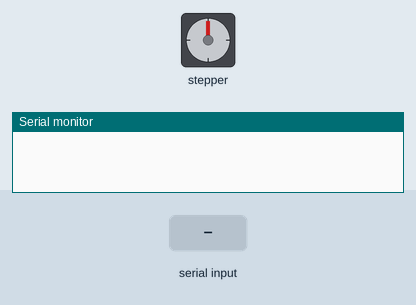
The sketch below on a simulated Arduino Uno, built with avr-gcc and run on an emulated ATmega328P. On the bench: stepper motor, the last lines printed to the serial monitor. The test bench sets the inputs (shaded band). Stepper angles assume 200 steps per turn.

Above: at 1.2 s.
1.3 s: "4" received over Serial
At 3.5 s:
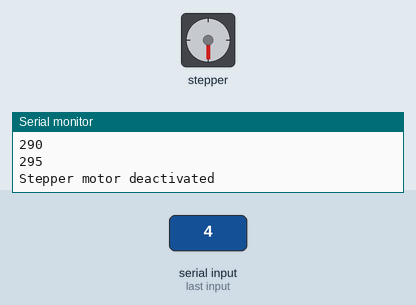
4.3 s: "v,45\n" received over Serial
At 5.1 s:
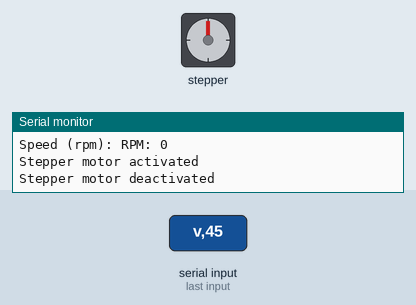
7.3 s: "90,45\n" received over Serial
At 8.5 s:
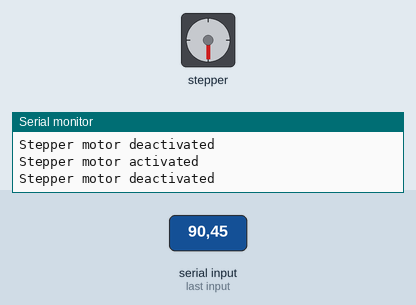
8.8 s: "6" received over Serial
At 8.95 s:
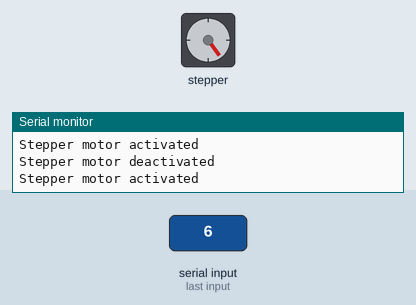
Timing chart, 0 to 11.7 s (numbered marks = the images above; inputs shaded):
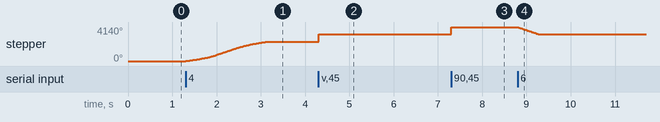

The sketch:

arduino_stepper_motor.ino
```cpp
/*
 Stepper Motor Control for INT project
 Based on https://docs.arduino.cc/learn/electronics/stepper-motors/

 */
#include <Stepper.h>
int val=0;
int rpm = 300;
const int stepsPerRevolution = 200;  // change this to fit the number of steps per revolution
const bool debugMode = false;
//const float 3.0; //Cm for 1 revolution
// for your motor

// initialize the stepper library on pins 8 through 11:
Stepper myStepper(stepsPerRevolution, 8, 9, 10, 11);
void allumer(){
  Serial.println("Stepper motor activated");
  digitalWrite(8, HIGH);
  digitalWrite(9, LOW);
  digitalWrite(10, HIGH);
  digitalWrite(11, LOW);
}
void eteindre(){
 Serial.println("Stepper motor deactivated");
  digitalWrite(8, LOW);
  digitalWrite(9, LOW);
  digitalWrite(10, LOW);
  digitalWrite(11, LOW);
}

void setup() {
  Serial.begin(9600);
}

void loop() {
  val=Serial.read();
  if(val=='1'){
     allumer();
  }
  if(val=='v'){
    Serial.print("Speed (rpm): ");
    int indexDec = 0, indexNumObtained=1;
    int numObtained[3];
    rpm = 0;
    while(val != ';' && val!=13 && val != ',' && val != '.'){
      val=Serial.read();
      if(val>='0' && val<'9'){
        numObtained[indexDec] = val-'0';
        indexDec++;

        if(debugMode){
          Serial.print("Num obtained: ");
          Serial.print(val-'0');

          Serial.println("Array: ");
          for(int i=0; i<3; i++){
            Serial.println(numObtained[i]);
          }
        }
      }
      //rpm = rpm + indexDec * val-'0';
      //Serial.println(rpm);
      //indexDec++;
    }
    for(int i=indexDec-1; i>=0; i--){
        rpm = rpm + indexNumObtained * numObtained[i];
        indexNumObtained*=10;
        if(debugMode){
          Serial.print("Num obtained at index : ");
          Serial.print(i);
          Serial.print(" : ");
          Serial.print(numObtained[i]);
          Serial.print(",  RPM: ");
          Serial.print(rpm);
          Serial.print(",  Index: ");
          Serial.println(indexNumObtained);
        }

      }
      Serial.print("RPM: ");
      Serial.println(rpm);
     //allumer();

  }
  if(val=='0'){
    eteindre();
  }
  if(val=='4'){
    allumer();
    for(int i=100; i<rpm; i+=5){
      Serial.println(i);
      myStepper.setSpeed(i);
      myStepper.step(10);
    }
    myStepper.setSpeed(rpm);
    myStepper.step(100*5);
    for(int i=rpm; i>100; i-=5){
      myStepper.setSpeed(i);
      myStepper.step(10);
    }
    eteindre();
  }
  if(val=='6'){
    allumer();
    myStepper.setSpeed(300);
    myStepper.step(-100*5);
    eteindre();
  }
}
```

Measured:
- after the input at 1.3 s, stepper: turns 2340° clockwise in 1.8 s, starting at once
- after the input at 4.3 s, stepper: turns 900° clockwise, starting at once
- after the input at 7.3 s, stepper: turns 900° clockwise, starting at once
- after the input at 8.8 s, stepper: turns 900° counter-clockwise in 0.48 s, starting at once
